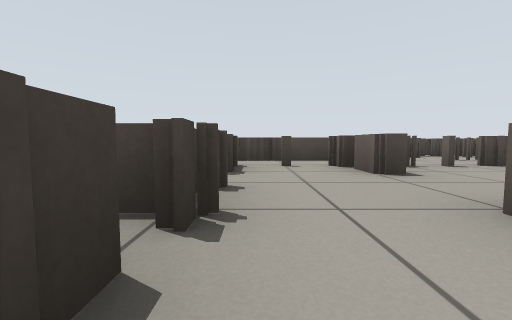
View 1 (above)

14 first-person views from a walk through a robot-simulator world made for Gazebo. The camera is 0.4 m above the floor, tilts 4° down and sees 90° across. The floor is counted in squares, 1 m on a side. Each view is taken from the middle of a square. On the plan, view 1 faces up. The plan holds only what a view shows up to about 9 squares ahead; the rest is blank.

View 2
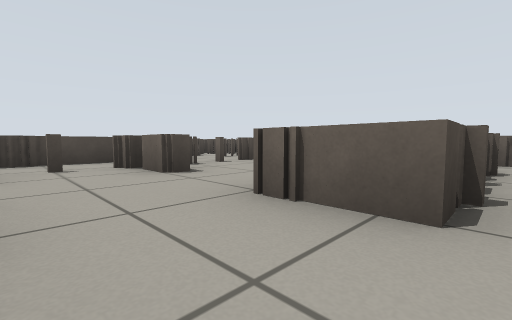

View 3
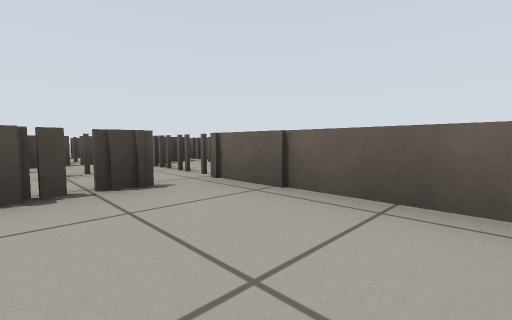

View 4
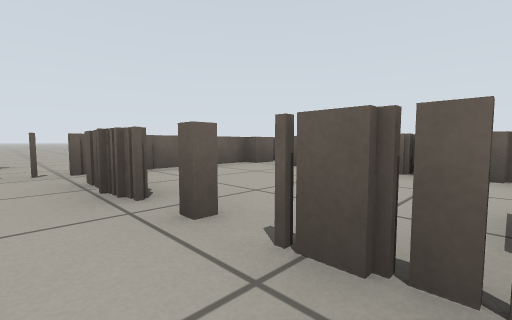

View 5
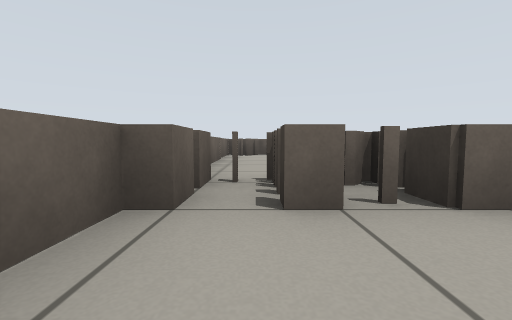

View 6
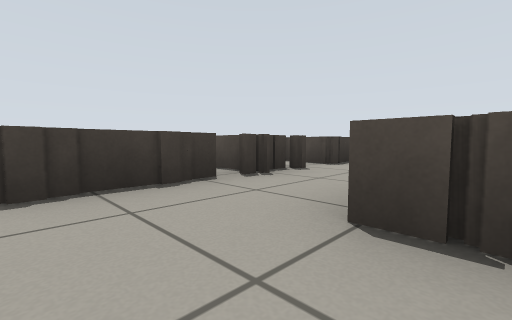

View 7
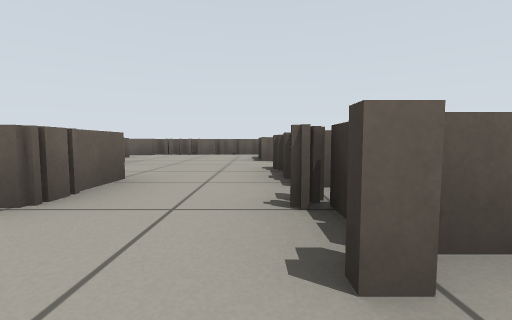

View 8
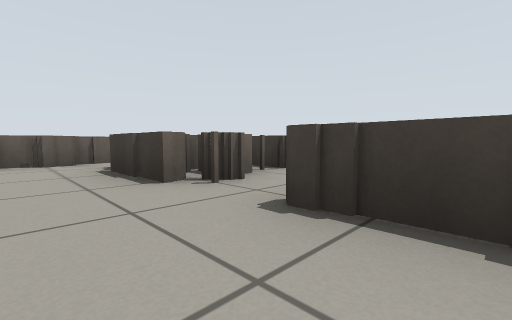

View 9
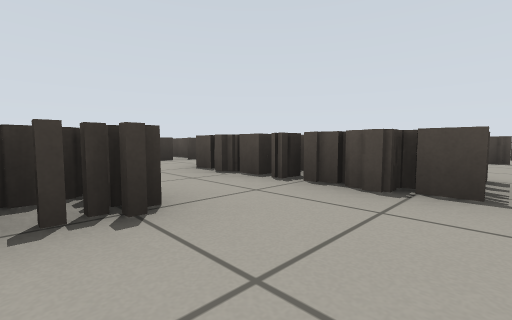

View 10
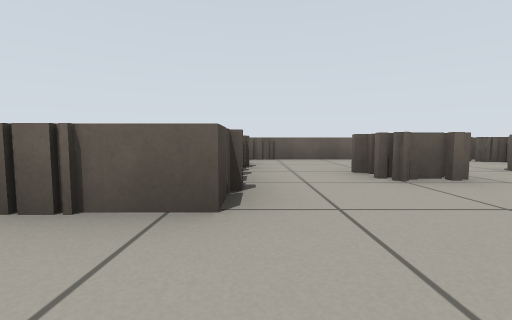

View 11
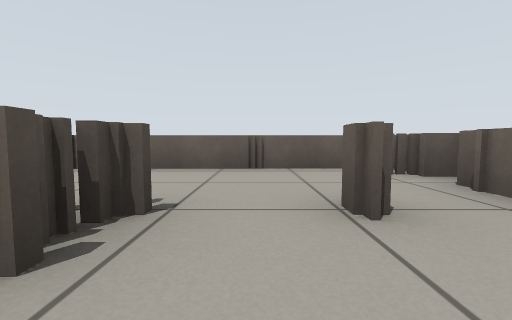

View 12
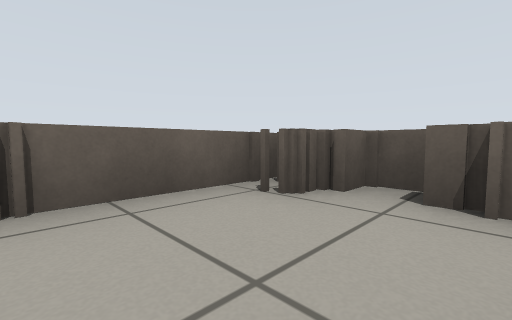

View 13
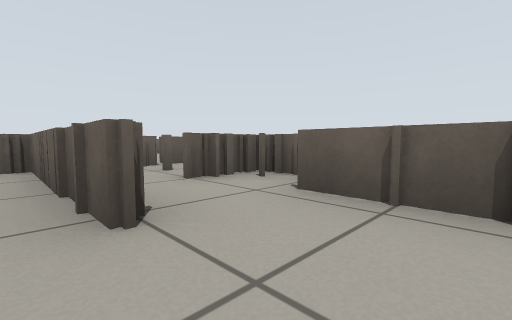

View 14
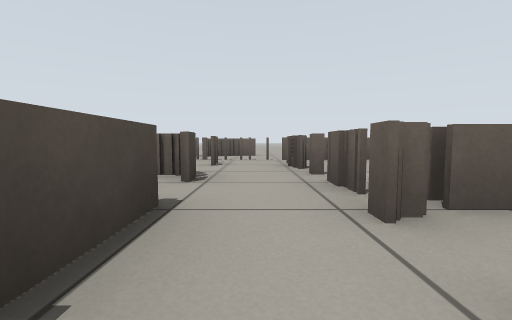

### Floor plan
Key: @ floor where view 1 was taken; # wall or solid block; x gap in a wall; . floor; T thing the floor can be seen under or through.
Columns run from 3 left of view 1 to 9 right of it. Each row starts with its distance up from view 1.
 10         #
  9         #
  8         ###
  7        ####
  6 ..##########
  5 .........#...
  4 ###..#.xx#...
  3   #......#
  2   ##.....#
  1  ###.###T#
  0   #@...#T#
 -1   #......#
 -2   #...#..#
 -3  ###.....#
 -4    #.....#
 -5    #######
 -6   ###

Positions as (right, up) in squares from view 1, and headings:
1: (0, 0), facing up
2: (0, 0), facing up-right
3: (4, 2), facing up-right
4: (2, 5), facing down-right
5: (5, 3), facing down
6: (2, -1), facing up-left
7: (0, 3), facing down
8: (1, 0), facing down-left
9: (5, -2), facing up-left
10: (0, 0), facing right
11: (2, -3), facing right
12: (4, -3), facing down-right
13: (-3, 6), facing down-right
14: (0, 5), facing right
